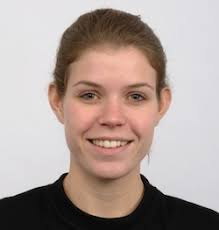
#> input picture happy.jpg, 219 x 230 px
$ python cvtest.py
#> lines starting #> are read from the running program, lines starting #| are printed output that depends on the picture; after the words box and inside, x2 and y2 are one past the last pixel; in counts of white or black regions, pixels touching at a corner belong together
import cv2
import math
distance = {}
def plot(img, array_point):
    for point in array_point:
        x,y = point
        cv2.circle(img,(x,y),3,(0,255,0),-1)

def distanceline(img,array_points):
    for i in range(68):
        x1,y1=array_points[i]
        for j in range(i+1,68):
            x2,y2=array_points[j]
            cv2.line(img,(x1,y1),(x2,y2),(0,0,255),1)
            distance[str(i)+"->"+str(j)]=euclidean_distance(x1,y1,x2,y2)
def euclidean_distance(x1,y1,x2,y2):
    return math.sqrt( (x1-x2)**2 + (y1-y2)**2 )

shape = [(61, 188),
(63, 214),
(68, 241),
(73, 268),
(82, 292),
(98, 313),
(118, 330),
(140, 344),
(165, 348),
(189, 342),
(208, 327),
(226, 309),
(239, 288),
(247, 263),
(251, 237),
(255, 211),
(255, 185),
(74, 174),
(86, 160),
(105, 156),
(124, 158),
(143, 164),
(175, 162),
(194, 156),
(213, 153),
(231, 157),
(242, 170),
(160, 181),
(160, 199),
(161, 217),
(162, 236),
(141, 249),
(151, 252),
(161, 254),
(171, 251),
(181, 248),
(96, 187),
(107, 179),
(122, 179),
(134, 188),
(121, 191),
(107, 192),
(185, 187),
(196, 177),
(210, 177),
(221, 184),
(212, 190),
(198, 190),
(125, 283),
(139, 278),
(151, 275),
(162, 278),
(172, 274),
(185, 277),
(199, 281),
(186, 290),
(174, 296),
(163, 298),
(152, 297),
(140, 292),
(131, 284),
(152, 283),
(162, 284),
(173, 282),
(193, 282),
(173, 283),
(162, 285),
(152, 283)]
img=cv2.imread("happy.jpg",1)
#> img is the input picture: shape (230, 219, 3); mean B, G, R 153.2, 158.8, 174.3
cv2.circle(img, (61, 188),3,(0, 255, 0),-1)
#> img: shape (230, 219, 3); 0.06% of pixels changed, all inside (x1, y1, x2, y2) = (58, 185, 65, 192)


distanceline(img,shape)
#> after the loop in distanceline, `for i in range(68):`:
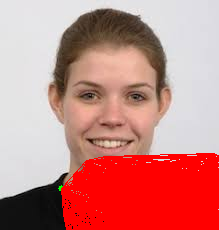
#> img: shape (230, 219, 3); mean B, G, R 129.1, 133.3, 201.8
#> after the loop in distanceline, `for i in range(68):`: distance = 2278 items

plot(img,shape)
#> after the loop in plot, `for point in array_point:`:
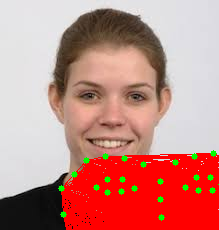
#> img: shape (230, 219, 3); 1.35% of pixels changed, all inside (x1, y1, x2, y2) = (60, 150, 219, 221)
cv2.imshow("name",img)
cv2.waitKey(0)
cv2.destroyAllWindows()

$ run again, with bsad.jpg copied over happy.jpg
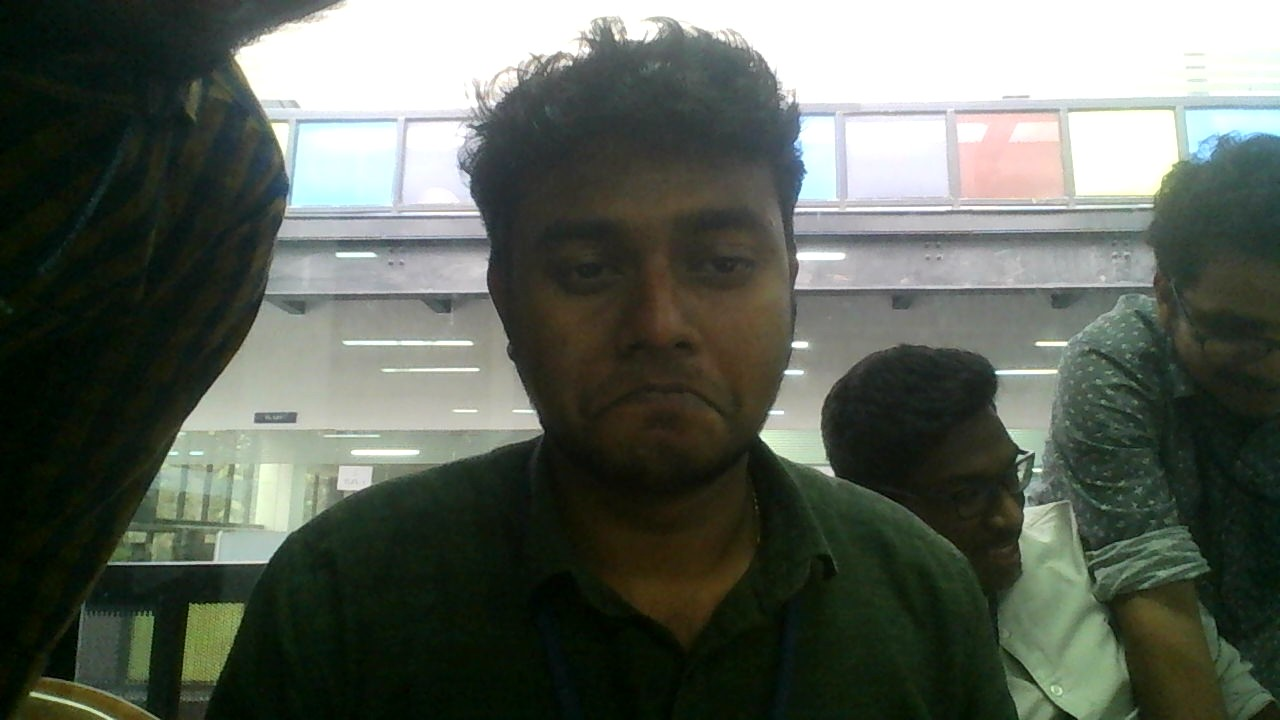
#> input picture bsad.jpg, 1280 x 720 px
#> img is the input picture: shape (720, 1280, 3); mean B, G, R 88, 97.7, 90.9
#> after the loop in distanceline, `for i in range(68):`:
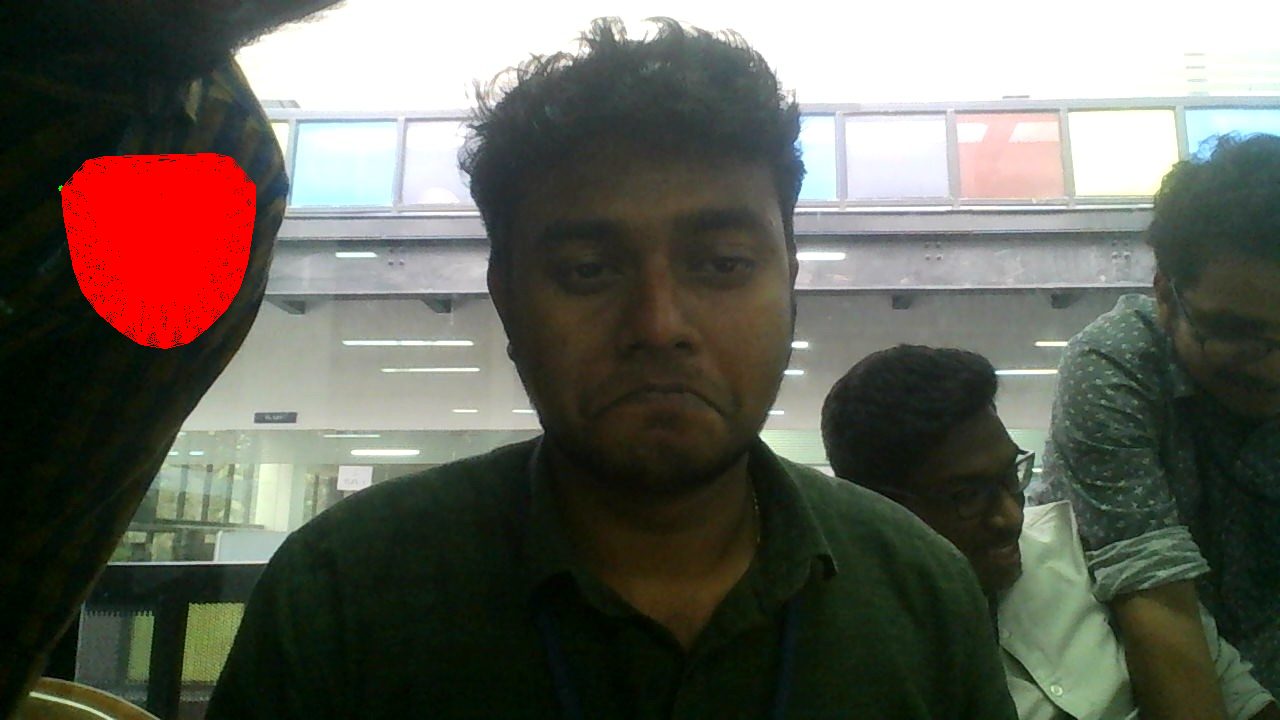
#> img: shape (720, 1280, 3); mean B, G, R 87.3, 96.8, 98.5
#> after the loop in distanceline, `for i in range(68):`: distance = 2278 items
#> after the loop in plot, `for point in array_point:`:
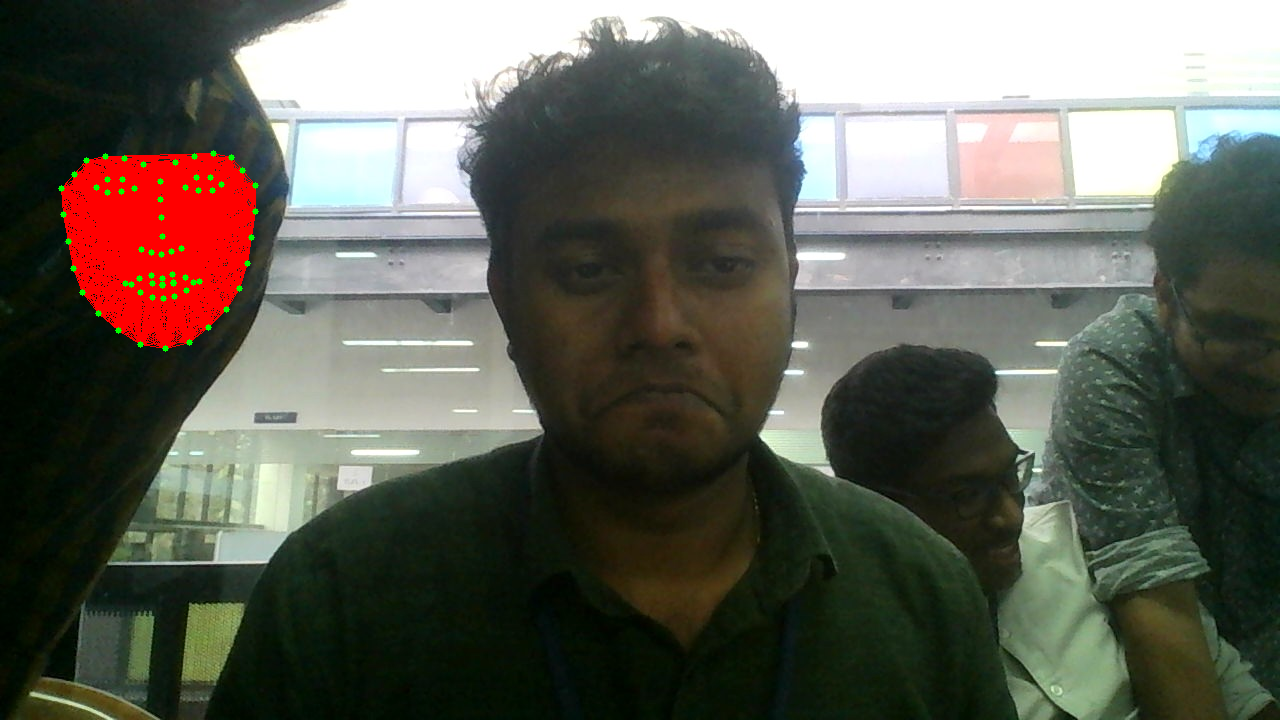
#> img: shape (720, 1280, 3); 0.2% of pixels changed, all inside (x1, y1, x2, y2) = (60, 150, 259, 352)
